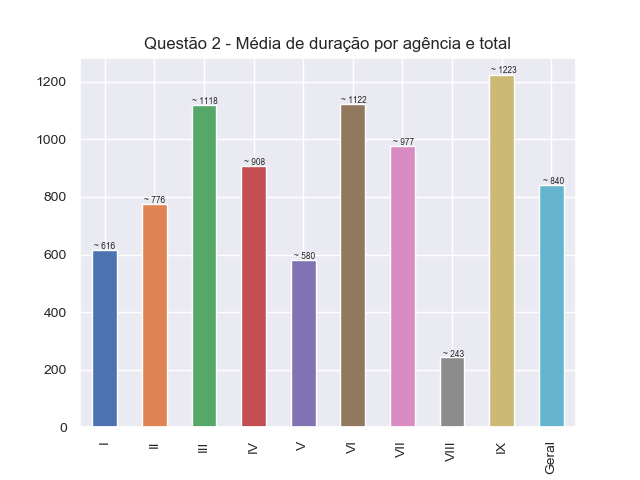

Here is the Python script that generated this plot:
import pandas as pd
import matplotlib.pyplot as plt
import seaborn as sns
import roman


df = pd.read_excel('base_de_dados.xlsx') # Importar base de dados para dataframe
df = df.dropna() # Descartar entradas com dados NaN
df['AgenciaInt'] = df['Agencia'].apply(lambda x: roman.fromRoman(x)) # Transformar numerais romanos em inteiros

exclude = ['N/D', 'N/A']
df = df[~df['Data_Encerramento'].isin(exclude)]

df['Duracao'] = pd.to_numeric(df['Data_Encerramento']) -  pd.to_numeric(df['Data_Autuacao'])

g = df.groupby(['AgenciaInt']).mean()
s = g['Duracao']
s = pd.Series(s.index.values, index=s) # Inverter indice com valores
s = s.apply(roman.toRoman) # Aplicar funcao conversora
s = pd.Series(s.index.values, index=s) # Reinverter para manter numerais como indice
s = s.append(pd.Series([s.mean()], index=['Geral']))

sns.set()
ax = s.plot(kind='bar', title='Questão 2 - Média de duração por agência e total', fontsize=10)

for x in ax.patches:
    ax.annotate('~ '+str(int(round(x.get_height()))), (x.get_x()*1.005 + x.get_width()/2, x.get_height()*1.005), fontsize=6, ha='center')

plt.show()
